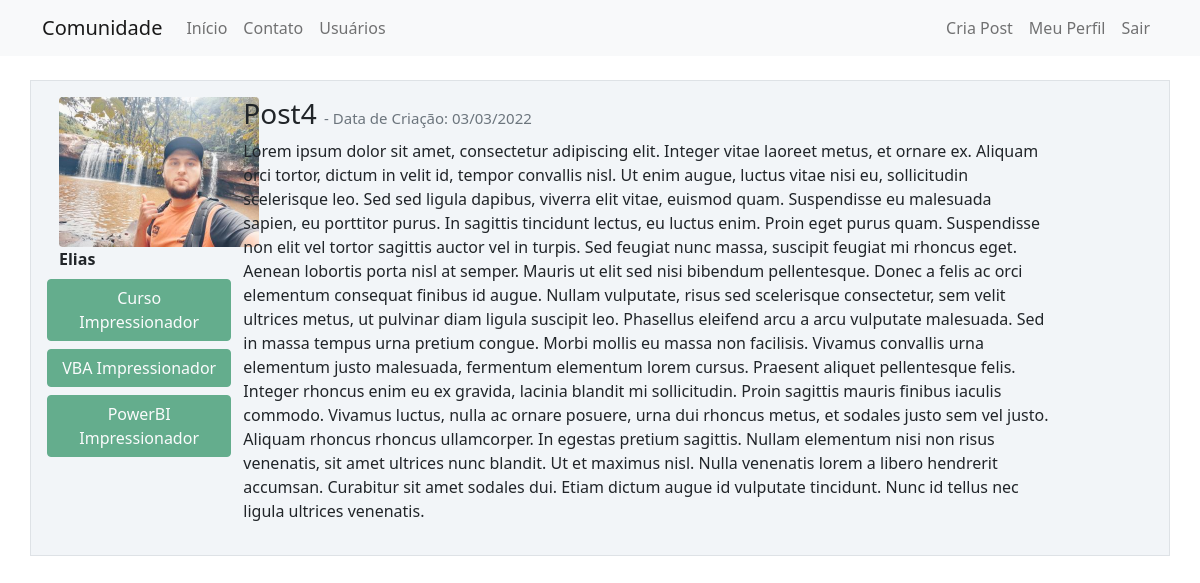
The app's page /post/4 (signed in) with its own data.
### comunidadeimpressionadora/model.py (models this page shows, shortened)
class Usuario(database.Model, UserMixin):
    id = database.Column(database.Integer, primary_key=True)
    username = database.Column(database.String, nullable=False)
    email = database.Column(database.String, nullable=False, unique=True)
    senha = database.Column(database.String, nullable=False)
    foto_perfil = database.Column(database.String, default='default.jpg')
    post = database.relationship('Post', backref='autor', lazy=True)
    cursos = database.Column(database.String, default='usuario não informado', nullable=False)

class Post(database.Model):
    id = database.Column(database.Integer, primary_key=True)
    titulo = database.Column(database.String, nullable=False)
    corpo = database.Column(database.String, nullable=False)
    data_criacao = database.Column(database.DateTime, nullable=False, default=datetime.utcnow)
    id_usuario = database.Column(database.Integer, database.ForeignKey('usuario.id'), nullable=False)

### comunidadeimpressionadora/routes.py (the view)
@app.route('/post/<post_id>', methods=['GET', 'POST'])
@login_required
def exibir_post(post_id):
    post = Post.query.get(post_id)
    if current_user == post.autor:
        form = FormCriarPost()
        if request.method == 'GET':
            form.titulo.data = post.titulo
            form.corpo.data = post.corpo
        elif form.validate_on_submit():
            post.titulo = form.titulo.data
            post.corpo = form.corpo.data
            database.session.commit()
            flash('Post atualizado com sucesso', 'alert-success')
            return  redirect(url_for('inicio', ))
    else:
        form = None
    return render_template('post.html', post=post, form=form)

### comunidadeimpressionadora/model.py (called while the page is built)
@login_manager.user_loader
def load_usuario(id_usuario):
    return Usuario.query.get(int(id_usuario))

### comunidadeimpressionadora/templates/post.html (shortened to what this page needs)
{%extends'base.html'%}
{%block body%}
<div class="container mt-3">
    <div class="row border mt-4 p-3 meupost">
        <div class="col col-2">
            <div class="image pe-2"><img
                    src="{{ url_for('static', filename='fotos_perfil/{}'.format( post.autor.foto_perfil))   }}"
                    class="rounded" width="200"></div>
            <Strong>{{ post.autor.username }} </Strong>
            <div class="row justify-content-center">
                {%for curso in post.autor.cursos.split(';')%}
                <button type="button " class="btn btn-success mt-2" disabled>{{curso}}</button>
                {%endfor%}
            </div>
        </div>
        <div class="col col-9">
            <h3>{{ post.titulo}}
                <small class="text-muted " style="font-size:15px"> - Data de Criação:
                    {{post.data_criacao.strftime('%d/%m/%Y')}}
                </small>
            </h3>
            <p>{{ post.corpo }}</p>
        </div>
    </div>
</div>
{%endblock%}

### comunidadeimpressionadora/static/main.css (style rules this page uses)
.meupost { background: #f2f5f8 !important; }

### records on screen
Usuario: foto_perfil (picture), autor.username "Elias"
Post: titulo "Post4", data_criacao "03/03/2022", corpo "Lorem ipsum dolor sit amet, consectetur adipiscing elit. Integer vitae laoreet metus, et ornare ex. Aliquam orci tortor, dictum in velit id, tempor convallis nisl. Ut enim augue, luctus vitae nisi eu, sollicitudin scelerisque leo. Sed sed ligula dapibus, viverra elit vitae, euismod quam. Suspendisse eu malesuada sapien, eu porttitor purus. In sagittis tincidunt lectus, eu luctus enim. Proin eget purus quam. Suspendisse non elit vel tortor sagittis auctor vel in turpis. Sed feugiat nunc massa, suscipit feugiat mi rhoncus eget. Aenean lobortis porta nisl at semper. Mauris ut elit sed nisi bibendum pellentesque. Donec a felis ac orci elementum consequat finibus id augue. Nullam vulputate,…"

### other values on screen
{{ curso }} "Curso Impressionador" "VBA Impressionador" "PowerBI Impressionador"
